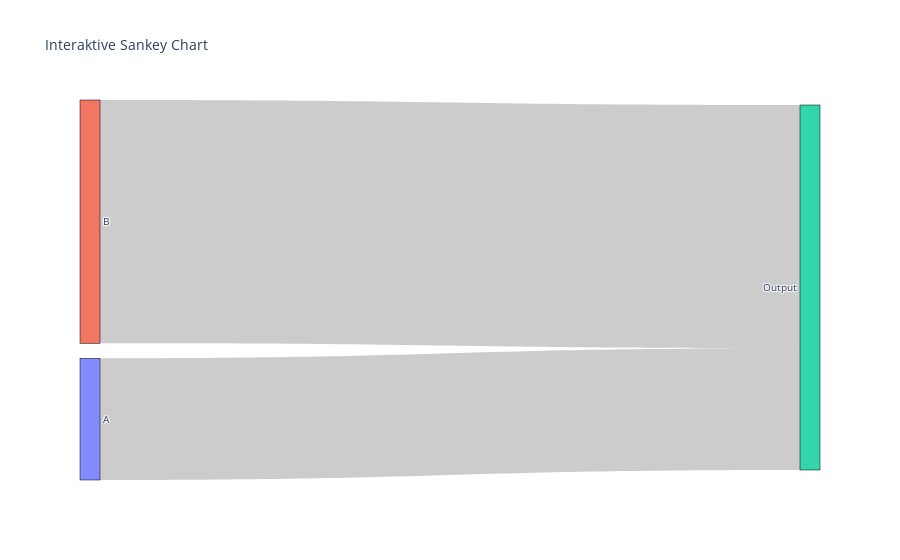

The notebook cell saved with this chart:
### Code cell
import plotly.graph_objects as go

fig = go.Figure(go.Sankey(
    node=dict(pad=15, thickness=20, line=dict(color="black", width=0.5), label=["A", "B", "Output"]),
    link=dict(source=[0, 1], target=[2, 2], value=[10, 20])
))

fig.update_layout(title_text="Interaktive Sankey Chart", font_size=10)
fig.show()

### Figure 1 — Plotly figure (JSON) as saved in the notebook; plotly's stock layout.template omitted (floating-point values rounded to 4 significant figures)
{"data": [{"link": {"source": [0, 1], "target": [2, 2], "value": [10, 20]}, "node": {"label": ["A", "B", "Output"], "line": {"color": "black", "width": 0.5}, "pad": 15, "thickness": 20}, "type": "sankey"}], "layout": {"font": {"size": 10}, "title": {"text": "Interaktive Sankey Chart"}}}
